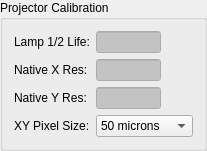
          <widget class="QGroupBox" name="groupBox_7">
           <property name="toolTip">
            <string>Information about the printer's projector setup.</string>
           </property>
           <property name="title">
            <string>Projector Calibration</string>
           </property>
           <layout class="QGridLayout" name="gridLayout_11">
            <item row="0" column="0">
             <widget class="QLabel" name="label_32">
              <property name="sizePolicy">
               <sizepolicy hsizetype="Preferred" vsizetype="Preferred">
                <horstretch>0</horstretch>
                <verstretch>0</verstretch>
               </sizepolicy>
              </property>
              <property name="text">
               <string>Lamp 1/2 Life:</string>
              </property>
             </widget>
            </item>
            <item row="0" column="1">
             <widget class="QLineEdit" name="lineEditHalfLife">
              <property name="enabled">
               <bool>true</bool>
              </property>
              <property name="sizePolicy">
               <sizepolicy hsizetype="MinimumExpanding" vsizetype="Fixed">
                <horstretch>0</horstretch>
                <verstretch>0</verstretch>
               </sizepolicy>
              </property>
              <property name="minimumSize">
               <size>
                <width>65</width>
                <height>0</height>
               </size>
              </property>
              <property name="maximumSize">
               <size>
                <width>40</width>
                <height>16777215</height>
               </size>
              </property>
              <property name="palette">
               <palette>
                <active>
                 <colorrole role="Text">
                  <brush brushstyle="SolidPattern">
                   <color alpha="255">
                    <red>0</red>
                    <green>0</green>
                    <blue>127</blue>
                   </color>
                  </brush>
                 </colorrole>
                 <colorrole role="Base">
                  <brush brushstyle="SolidPattern">
                   <color alpha="255">
                    <red>195</red>
                    <green>195</green>
                    <blue>195</blue>
                   </color>
                  </brush>
                 </colorrole>
                </active>
                <inactive>
                 <colorrole role="Text">
                  <brush brushstyle="SolidPattern">
                   <color alpha="255">
                    <red>0</red>
                    <green>0</green>
                    <blue>127</blue>
                   </color>
                  </brush>
                 </colorrole>
                 <colorrole role="Base">
                  <brush brushstyle="SolidPattern">
                   <color alpha="255">
                    <red>195</red>
                    <green>195</green>
                    <blue>195</blue>
                   </color>
                  </brush>
                 </colorrole>
                </inactive>
                <disabled>
                 <colorrole role="Text">
                  <brush brushstyle="SolidPattern">
                   <color alpha="255">
                    <red>120</red>
                    <green>120</green>
                    <blue>120</blue>
                   </color>
                  </brush>
                 </colorrole>
                 <colorrole role="Base">
                  <brush brushstyle="SolidPattern">
                   <color alpha="255">
                    <red>240</red>
                    <green>240</green>
                    <blue>240</blue>
                   </color>
                  </brush>
                 </colorrole>
                </disabled>
               </palette>
              </property>
              <property name="toolTip">
               <string>Hours before Projector's output drops to half its original value</string>
              </property>
              <property name="whatsThis">
               <string>Hours before Projector's output drops to half its original value</string>
              </property>
              <property name="text">
               <string/>
              </property>
              <property name="readOnly">
               <bool>true</bool>
              </property>
             </widget>
            </item>
            <item row="1" column="0">
             <widget class="QLabel" name="label_29">
              <property name="sizePolicy">
               <sizepolicy hsizetype="Preferred" vsizetype="Preferred">
                <horstretch>0</horstretch>
                <verstretch>0</verstretch>
               </sizepolicy>
              </property>
              <property name="text">
               <string>Native X Res:</string>
              </property>
             </widget>
            </item>
            <item row="1" column="1">
             <widget class="QLineEdit" name="lineEditNativeX">
              <property name="enabled">
               <bool>true</bool>
              </property>
              <property name="sizePolicy">
               <sizepolicy hsizetype="MinimumExpanding" vsizetype="Fixed">
                <horstretch>0</horstretch>
                <verstretch>0</verstretch>
               </sizepolicy>
              </property>
              <property name="minimumSize">
               <size>
                <width>65</width>
                <height>0</height>
               </size>
              </property>
              <property name="maximumSize">
               <size>
                <width>40</width>
                <height>16777215</height>
               </size>
              </property>
              <property name="palette">
               <palette>
                <active>
                 <colorrole role="Text">
                  <brush brushstyle="SolidPattern">
                   <color alpha="255">
                    <red>0</red>
                    <green>0</green>
                    <blue>127</blue>
                   </color>
                  </brush>
                 </colorrole>
                 <colorrole role="Base">
                  <brush brushstyle="SolidPattern">
                   <color alpha="255">
                    <red>195</red>
                    <green>195</green>
                    <blue>195</blue>
                   </color>
                  </brush>
                 </colorrole>
                </active>
                <inactive>
                 <colorrole role="Text">
                  <brush brushstyle="SolidPattern">
                   <color alpha="255">
                    <red>0</red>
                    <green>0</green>
                    <blue>127</blue>
                   </color>
                  </brush>
                 </colorrole>
                 <colorrole role="Base">
                  <brush brushstyle="SolidPattern">
                   <color alpha="255">
                    <red>195</red>
                    <green>195</green>
                    <blue>195</blue>
                   </color>
                  </brush>
                 </colorrole>
                </inactive>
                <disabled>
                 <colorrole role="Text">
                  <brush brushstyle="SolidPattern">
                   <color alpha="255">
                    <red>120</red>
                    <green>120</green>
                    <blue>120</blue>
                   </color>
                  </brush>
                 </colorrole>
                 <colorrole role="Base">
                  <brush brushstyle="SolidPattern">
                   <color alpha="255">
                    <red>240</red>
                    <green>240</green>
                    <blue>240</blue>
                   </color>
                  </brush>
                 </colorrole>
                </disabled>
               </palette>
              </property>
              <property name="toolTip">
               <string>Projector's native X Pixel count (resolution).</string>
              </property>
              <property name="whatsThis">
               <string>Projector's native X Pixel count (resolution). Printer specific.</string>
              </property>
              <property name="text">
               <string/>
              </property>
              <property name="readOnly">
               <bool>true</bool>
              </property>
             </widget>
            </item>
            <item row="2" column="0">
             <widget class="QLabel" name="label_30">
              <property name="sizePolicy">
               <sizepolicy hsizetype="Preferred" vsizetype="Preferred">
                <horstretch>0</horstretch>
                <verstretch>0</verstretch>
               </sizepolicy>
              </property>
              <property name="text">
               <string>Native Y Res:</string>
              </property>
             </widget>
            </item>
            <item row="2" column="1">
             <widget class="QLineEdit" name="lineEditNativeY">
              <property name="enabled">
               <bool>true</bool>
              </property>
              <property name="sizePolicy">
               <sizepolicy hsizetype="MinimumExpanding" vsizetype="Fixed">
                <horstretch>0</horstretch>
                <verstretch>0</verstretch>
               </sizepolicy>
              </property>
              <property name="minimumSize">
               <size>
                <width>65</width>
                <height>0</height>
               </size>
              </property>
              <property name="maximumSize">
               <size>
                <width>40</width>
                <height>16777215</height>
               </size>
              </property>
              <property name="palette">
               <palette>
                <active>
                 <colorrole role="Text">
                  <brush brushstyle="SolidPattern">
                   <color alpha="255">
                    <red>0</red>
                    <green>0</green>
                    <blue>127</blue>
                   </color>
                  </brush>
                 </colorrole>
                 <colorrole role="Base">
                  <brush brushstyle="SolidPattern">
                   <color alpha="255">
                    <red>195</red>
                    <green>195</green>
                    <blue>195</blue>
                   </color>
                  </brush>
                 </colorrole>
                </active>
                <inactive>
                 <colorrole role="Text">
                  <brush brushstyle="SolidPattern">
                   <color alpha="255">
                    <red>0</red>
                    <green>0</green>
                    <blue>127</blue>
                   </color>
                  </brush>
                 </colorrole>
                 <colorrole role="Base">
                  <brush brushstyle="SolidPattern">
                   <color alpha="255">
                    <red>195</red>
                    <green>195</green>
                    <blue>195</blue>
                   </color>
                  </brush>
                 </colorrole>
                </inactive>
                <disabled>
                 <colorrole role="Text">
                  <brush brushstyle="SolidPattern">
                   <color alpha="255">
                    <red>120</red>
                    <green>120</green>
                    <blue>120</blue>
                   </color>
                  </brush>
                 </colorrole>
                 <colorrole role="Base">
                  <brush brushstyle="SolidPattern">
                   <color alpha="255">
                    <red>240</red>
                    <green>240</green>
                    <blue>240</blue>
                   </color>
                  </brush>
                 </colorrole>
                </disabled>
               </palette>
              </property>
              <property name="toolTip">
               <string>Projector's native Y Pixel count (resolution).</string>
              </property>
              <property name="whatsThis">
               <string>Projector's native Y Pixel count (resolution). Printer specific.</string>
              </property>
              <property name="text">
               <string/>
              </property>
              <property name="readOnly">
               <bool>true</bool>
              </property>
             </widget>
            </item>
            <item row="3" column="0">
             <widget class="QLabel" name="label_31">
              <property name="sizePolicy">
               <sizepolicy hsizetype="Preferred" vsizetype="Preferred">
                <horstretch>0</horstretch>
                <verstretch>0</verstretch>
               </sizepolicy>
              </property>
              <property name="text">
               <string>XY Pixel Size:</string>
              </property>
             </widget>
            </item>
            <item row="3" column="1">
             <widget class="QComboBox" name="comboBoxXPPixelSize">
              <property name="toolTip">
               <string>The current XY pixel size, determined by projector position and calibration</string>
              </property>
              <property name="whatsThis">
               <string>The current XY pixel size, determined by projector position and calibration</string>
              </property>
              <item>
               <property name="text">
                <string>50 microns</string>
               </property>
              </item>
              <item>
               <property name="text">
                <string>75 microns</string>
               </property>
              </item>
              <item>
               <property name="text">
                <string>100 microns</string>
               </property>
              </item>
             </widget>
            </item>
           </layout>
          </widget>
